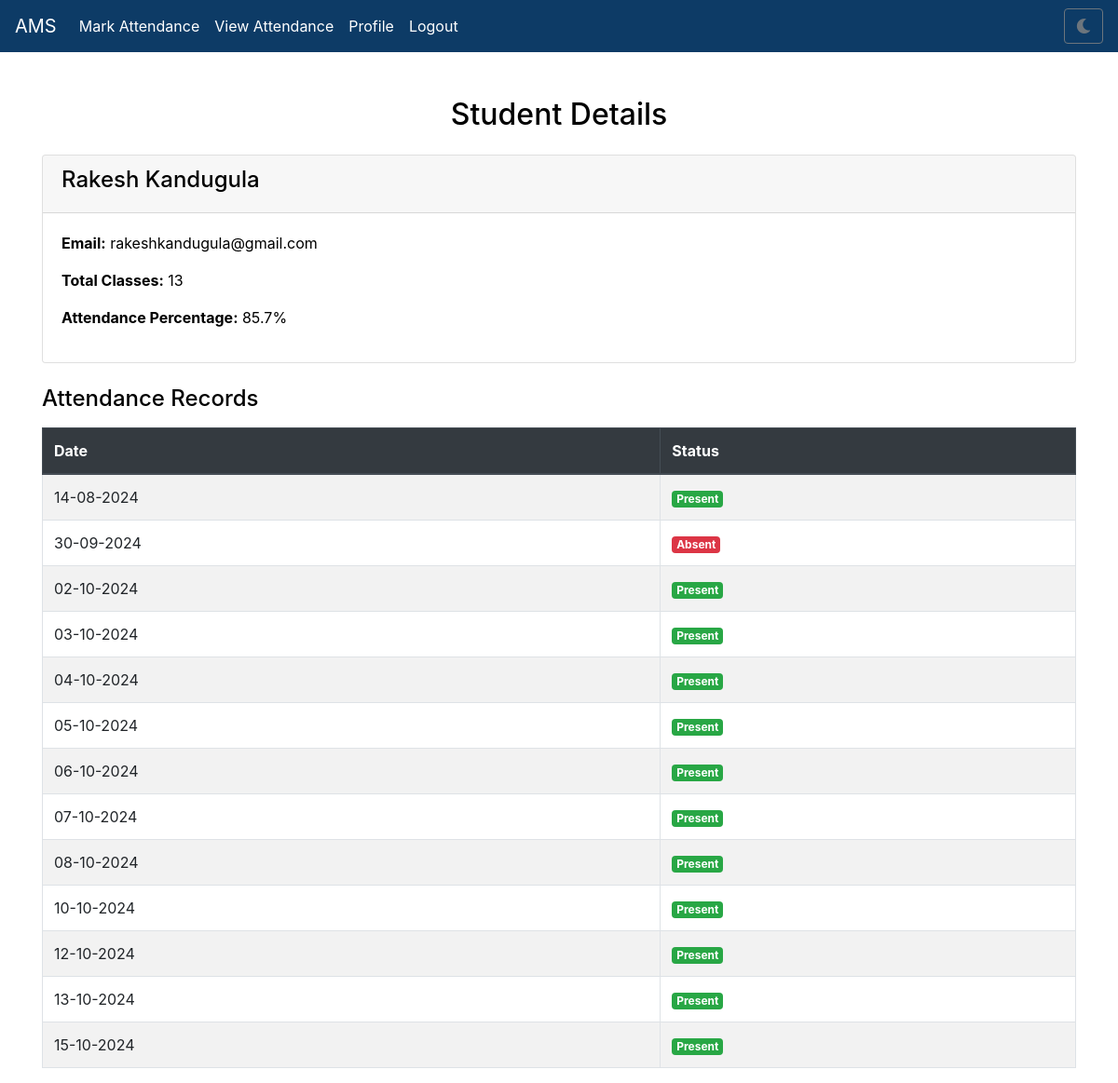
Page /student/4 (signed in) on the committed database.
### app.py (models this page shows)
class Student(db.Model):
    id = db.Column(db.Integer, primary_key=True)
    full_name = db.Column(db.String(100), nullable=False)
    email = db.Column(db.String(100), unique=True, nullable=False)
    attendance_records = db.relationship('Attendance', backref='student', lazy=True)

class Attendance(db.Model):
    id = db.Column(db.Integer, primary_key=True)
    student_id = db.Column(db.Integer, db.ForeignKey('student.id'), nullable=False)
    date = db.Column(db.Date, nullable=False)
    status = db.Column(db.String(10), nullable=False)  # 'Present' or 'Absent'

### app.py (the view)
@app.route('/student/<int:student_id>')
@login_required
def student_details(student_id):
    try:
        student = Student.query.get_or_404(student_id)
        attendance_records = Attendance.query.filter_by(student_id=student.id).order_by(Attendance.date).all()
        total_classes = Attendance.query.with_entities(Attendance.date).distinct().count()
        present_days = Attendance.query.filter_by(student_id=student.id, status='Present').count()
        percentage = (present_days / total_classes * 100) if total_classes > 0 else 0
        return render_template(
            'student_details.html',
            student=student,
            records=attendance_records,
            percentage=percentage,
            show_navbar=True
        )
    except Exception as e:
        logging.error(f"Error in /student/<student_id>: {e}")
        flash('An unexpected error occurred.', 'danger')
        return redirect(url_for('view_attendance'))

### app.py (called while the page is built)
@app.context_processor
def inject_csrf_token():
    return dict(csrf_token=generate_csrf())

@login_manager.user_loader
def load_user(user_id):
    return Admin.query.get(int(user_id))

### templates/student_details.html
{% extends 'base.html' %}
{% block content %}
<div class="container mt-5">
    <h2 class="text-center mb-4">Student Details</h2>
    <div class="card mb-4">
        <div class="card-header">
            <h4>{{ student.full_name }}</h4>
        </div>
        <div class="card-body">
            <p><strong>Email:</strong> {{ student.email }}</p>
            <p><strong>Total Classes:</strong> {{ records|length }}</p>
            <p><strong>Attendance Percentage:</strong> {{ "%.1f" % percentage }}%</p>
        </div>
    </div>
    <h4 class="mb-3">Attendance Records</h4>
    <table class="table table-striped table-bordered">
        <thead class="thead-dark">
            <tr>
                <th>Date</th>
                <th>Status</th>
            </tr>
        </thead>
        <tbody>
            {% for record in records %}
            <tr>
                <td>{{ record.date.strftime('%d-%m-%Y') }}</td>
                <td>
                    {% if record.status == 'Present' %}
                        <span class="badge badge-success">Present</span>
                    {% else %}
                        <span class="badge badge-danger">Absent</span>
                    {% endif %}
                </td>
            </tr>
            {% endfor %}
        </tbody>
    </table>
</div>
{% endblock %}

### static/styles.css (style rules this page uses)
body { background-color: #ffffff; color: #000000; transition: background-color 0.3s, color 0.3s; }

### rows in the picture
Student: full_name "Rakesh Kandugula", email "rakeshkandugula@gmail.com"
Attendance: date "14-08-2024", status "Present"
Attendance: date "30-09-2024", status "Absent"
Attendance: date "02-10-2024", status "Present"
Attendance: date "03-10-2024", status "Present"
Attendance: date "04-10-2024", status "Present"
Attendance: date "05-10-2024", status "Present"
Attendance: date "06-10-2024", status "Present"
Attendance: date "07-10-2024", status "Present"
Attendance: date "08-10-2024", status "Present"
Attendance: date "10-10-2024", status "Present"
Attendance: date "12-10-2024", status "Present"
Attendance: date "13-10-2024", status "Present"
Attendance: date "15-10-2024", status "Present"

### other values in the picture
{{ records|length }} "13"
{{ "%.1f" % percentage }} "85.7"
